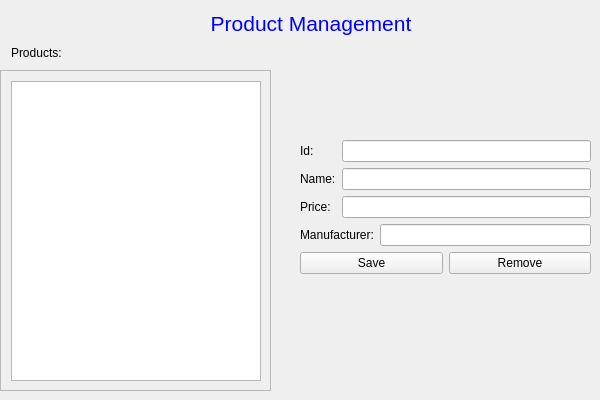
<?xml version="1.0" encoding="UTF-8"?>
<ui version="4.0">
 <class>MainWindow</class>
 <widget class="QMainWindow" name="MainWindow">
  <property name="geometry">
   <rect>
    <x>0</x>
    <y>0</y>
    <width>600</width>
    <height>400</height>
   </rect>
  </property>
  <property name="windowTitle">
   <string>Product Management</string>
  </property>
  <widget class="QWidget" name="centralwidget">
   <widget class="QLabel" name="titleLabel">
    <property name="geometry">
     <rect>
      <x>210</x>
      <y>9</y>
      <width>202</width>
      <height>28</height>
     </rect>
    </property>
    <property name="styleSheet">
     <string>font-size: 16pt; color: blue;</string>
    </property>
    <property name="text">
     <string>Product Management</string>
    </property>
    <property name="alignment">
     <set>Qt::AlignmentFlag::AlignCenter</set>
    </property>
   </widget>
   <widget class="QScrollArea" name="scrollArea">
    <property name="geometry">
     <rect>
      <x>0</x>
      <y>70</y>
      <width>271</width>
      <height>321</height>
     </rect>
    </property>
    <property name="widgetResizable">
     <bool>true</bool>
    </property>
    <widget class="QWidget" name="scrollAreaWidgetContents">
     <property name="geometry">
      <rect>
       <x>0</x>
       <y>0</y>
       <width>269</width>
       <height>319</height>
      </rect>
     </property>
     <widget class="QListWidget" name="productList">
      <property name="geometry">
       <rect>
        <x>10</x>
        <y>10</y>
        <width>250</width>
        <height>300</height>
       </rect>
      </property>
      <property name="minimumSize">
       <size>
        <width>250</width>
        <height>300</height>
       </size>
      </property>
     </widget>
    </widget>
   </widget>
   <widget class="QLabel" name="productsLabel">
    <property name="geometry">
     <rect>
      <x>11</x>
      <y>45</y>
      <width>50</width>
      <height>16</height>
     </rect>
    </property>
    <property name="text">
     <string>Products:</string>
    </property>
   </widget>
   <widget class="QWidget" name="">
    <property name="geometry">
     <rect>
      <x>300</x>
      <y>140</y>
      <width>291</width>
      <height>141</height>
     </rect>
    </property>
    <layout class="QFormLayout" name="formLayout">
     <item row="0" column="0">
      <widget class="QLabel" name="idLabel">
       <property name="text">
        <string>Id:</string>
       </property>
      </widget>
     </item>
     <item row="0" column="1">
      <widget class="QLineEdit" name="idEdit"/>
     </item>
     <item row="1" column="0">
      <widget class="QLabel" name="nameLabel">
       <property name="text">
        <string>Name:</string>
       </property>
      </widget>
     </item>
     <item row="1" column="1">
      <widget class="QLineEdit" name="nameEdit"/>
     </item>
     <item row="2" column="0">
      <widget class="QLabel" name="priceLabel">
       <property name="text">
        <string>Price:</string>
       </property>
      </widget>
     </item>
     <item row="2" column="1">
      <widget class="QLineEdit" name="priceEdit"/>
     </item>
     <item row="3" column="0" colspan="2">
      <layout class="QHBoxLayout" name="statusLayout">
       <item>
        <widget class="QLabel" name="priceLabel_2">
         <property name="text">
          <string>Manufacturer:</string>
         </property>
        </widget>
       </item>
       <item>
        <widget class="QLineEdit" name="priceEdit_2"/>
       </item>
      </layout>
     </item>
     <item row="4" column="0" colspan="2">
      <layout class="QHBoxLayout" name="buttonLayout">
       <item>
        <widget class="QPushButton" name="saveButton">
         <property name="text">
          <string>Save</string>
         </property>
        </widget>
       </item>
       <item>
        <widget class="QPushButton" name="removeButton">
         <property name="text">
          <string>Remove</string>
         </property>
        </widget>
       </item>
      </layout>
     </item>
    </layout>
   </widget>
   <zorder>layoutWidget</zorder>
   <zorder>productsLabel</zorder>
   <zorder>scrollArea</zorder>
   <zorder>titleLabel</zorder>
  </widget>
 </widget>
 <resources/>
 <connections/>
</ui>
